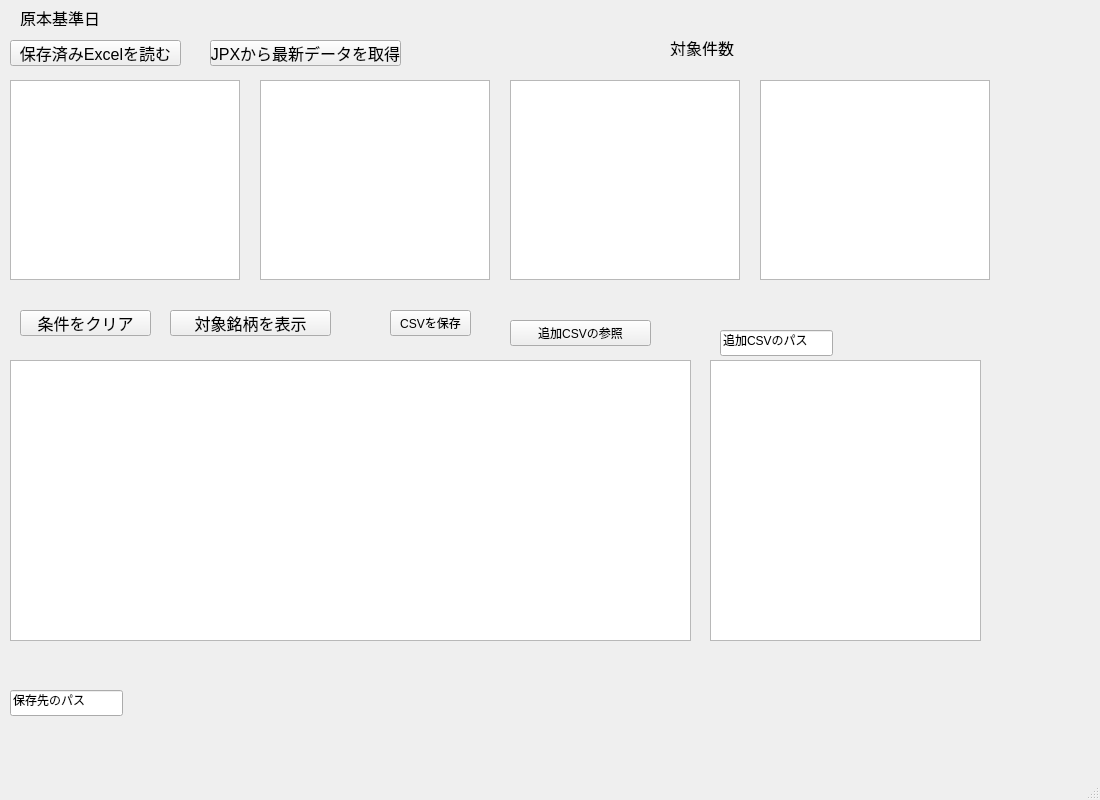
<?xml version="1.0" encoding="UTF-8"?>
<ui version="4.0">
 <class>MainWindow</class>
 <widget class="QMainWindow" name="MainWindow">
  <property name="geometry">
   <rect>
    <x>0</x>
    <y>0</y>
    <width>1100</width>
    <height>800</height>
   </rect>
  </property>
  <property name="maximumSize">
   <size>
    <width>1100</width>
    <height>16777215</height>
   </size>
  </property>
  <property name="windowTitle">
   <string>MainWindow</string>
  </property>
  <widget class="QWidget" name="centralwidget">
   <widget class="QLabel" name="labelSourceDate">
    <property name="geometry">
     <rect>
      <x>20</x>
      <y>10</y>
      <width>91</width>
      <height>16</height>
     </rect>
    </property>
    <property name="font">
     <font>
      <pointsize>12</pointsize>
     </font>
    </property>
    <property name="text">
     <string>原本基準日</string>
    </property>
   </widget>
   <widget class="QPushButton" name="buttonLoadLocal">
    <property name="geometry">
     <rect>
      <x>10</x>
      <y>40</y>
      <width>171</width>
      <height>26</height>
     </rect>
    </property>
    <property name="font">
     <font>
      <pointsize>12</pointsize>
     </font>
    </property>
    <property name="text">
     <string>保存済みExcelを読む</string>
    </property>
   </widget>
   <widget class="QPushButton" name="buttonDownload">
    <property name="geometry">
     <rect>
      <x>210</x>
      <y>40</y>
      <width>191</width>
      <height>26</height>
     </rect>
    </property>
    <property name="font">
     <font>
      <pointsize>12</pointsize>
     </font>
    </property>
    <property name="text">
     <string>JPXから最新データを取得</string>
    </property>
   </widget>
   <widget class="QListWidget" name="listSector17">
    <property name="geometry">
     <rect>
      <x>10</x>
      <y>80</y>
      <width>230</width>
      <height>200</height>
     </rect>
    </property>
   </widget>
   <widget class="QListWidget" name="listSector33">
    <property name="geometry">
     <rect>
      <x>260</x>
      <y>80</y>
      <width>230</width>
      <height>200</height>
     </rect>
    </property>
   </widget>
   <widget class="QListWidget" name="listSize">
    <property name="geometry">
     <rect>
      <x>510</x>
      <y>80</y>
      <width>230</width>
      <height>200</height>
     </rect>
    </property>
   </widget>
   <widget class="QListWidget" name="listMarket">
    <property name="geometry">
     <rect>
      <x>760</x>
      <y>80</y>
      <width>230</width>
      <height>200</height>
     </rect>
    </property>
   </widget>
   <widget class="QPushButton" name="buttonClearFilters">
    <property name="geometry">
     <rect>
      <x>20</x>
      <y>310</y>
      <width>131</width>
      <height>26</height>
     </rect>
    </property>
    <property name="font">
     <font>
      <pointsize>12</pointsize>
     </font>
    </property>
    <property name="text">
     <string>条件をクリア</string>
    </property>
   </widget>
   <widget class="QPushButton" name="buttonPreview">
    <property name="geometry">
     <rect>
      <x>170</x>
      <y>310</y>
      <width>161</width>
      <height>26</height>
     </rect>
    </property>
    <property name="font">
     <font>
      <pointsize>12</pointsize>
     </font>
    </property>
    <property name="text">
     <string>対象銘柄を表示</string>
    </property>
   </widget>
   <widget class="QLineEdit" name="editManualCsv">
    <property name="geometry">
     <rect>
      <x>720</x>
      <y>330</y>
      <width>113</width>
      <height>26</height>
     </rect>
    </property>
    <property name="text">
     <string>追加CSVのパス</string>
    </property>
   </widget>
   <widget class="QPushButton" name="buttonBrowseManual">
    <property name="geometry">
     <rect>
      <x>510</x>
      <y>320</y>
      <width>141</width>
      <height>26</height>
     </rect>
    </property>
    <property name="text">
     <string>追加CSVの参照</string>
    </property>
   </widget>
   <widget class="QLineEdit" name="editOutputCsv">
    <property name="geometry">
     <rect>
      <x>10</x>
      <y>690</y>
      <width>113</width>
      <height>26</height>
     </rect>
    </property>
    <property name="text">
     <string>保存先のパス</string>
    </property>
   </widget>
   <widget class="QPushButton" name="buttonSaveCsv">
    <property name="geometry">
     <rect>
      <x>390</x>
      <y>310</y>
      <width>81</width>
      <height>26</height>
     </rect>
    </property>
    <property name="text">
     <string>CSVを保存</string>
    </property>
   </widget>
   <widget class="QPlainTextEdit" name="textLog">
    <property name="geometry">
     <rect>
      <x>10</x>
      <y>360</y>
      <width>681</width>
      <height>281</height>
     </rect>
    </property>
    <property name="readOnly">
     <bool>true</bool>
    </property>
   </widget>
   <widget class="QLabel" name="labelCount">
    <property name="geometry">
     <rect>
      <x>670</x>
      <y>40</y>
      <width>71</width>
      <height>16</height>
     </rect>
    </property>
    <property name="font">
     <font>
      <pointsize>12</pointsize>
     </font>
    </property>
    <property name="text">
     <string>対象件数</string>
    </property>
   </widget>
   <widget class="QTableView" name="tablePreview">
    <property name="geometry">
     <rect>
      <x>710</x>
      <y>360</y>
      <width>271</width>
      <height>281</height>
     </rect>
    </property>
   </widget>
  </widget>
  <widget class="QMenuBar" name="menubar">
   <property name="geometry">
    <rect>
     <x>0</x>
     <y>0</y>
     <width>1100</width>
     <height>33</height>
    </rect>
   </property>
  </widget>
  <widget class="QStatusBar" name="statusbar"/>
 </widget>
 <resources/>
 <connections/>
</ui>
